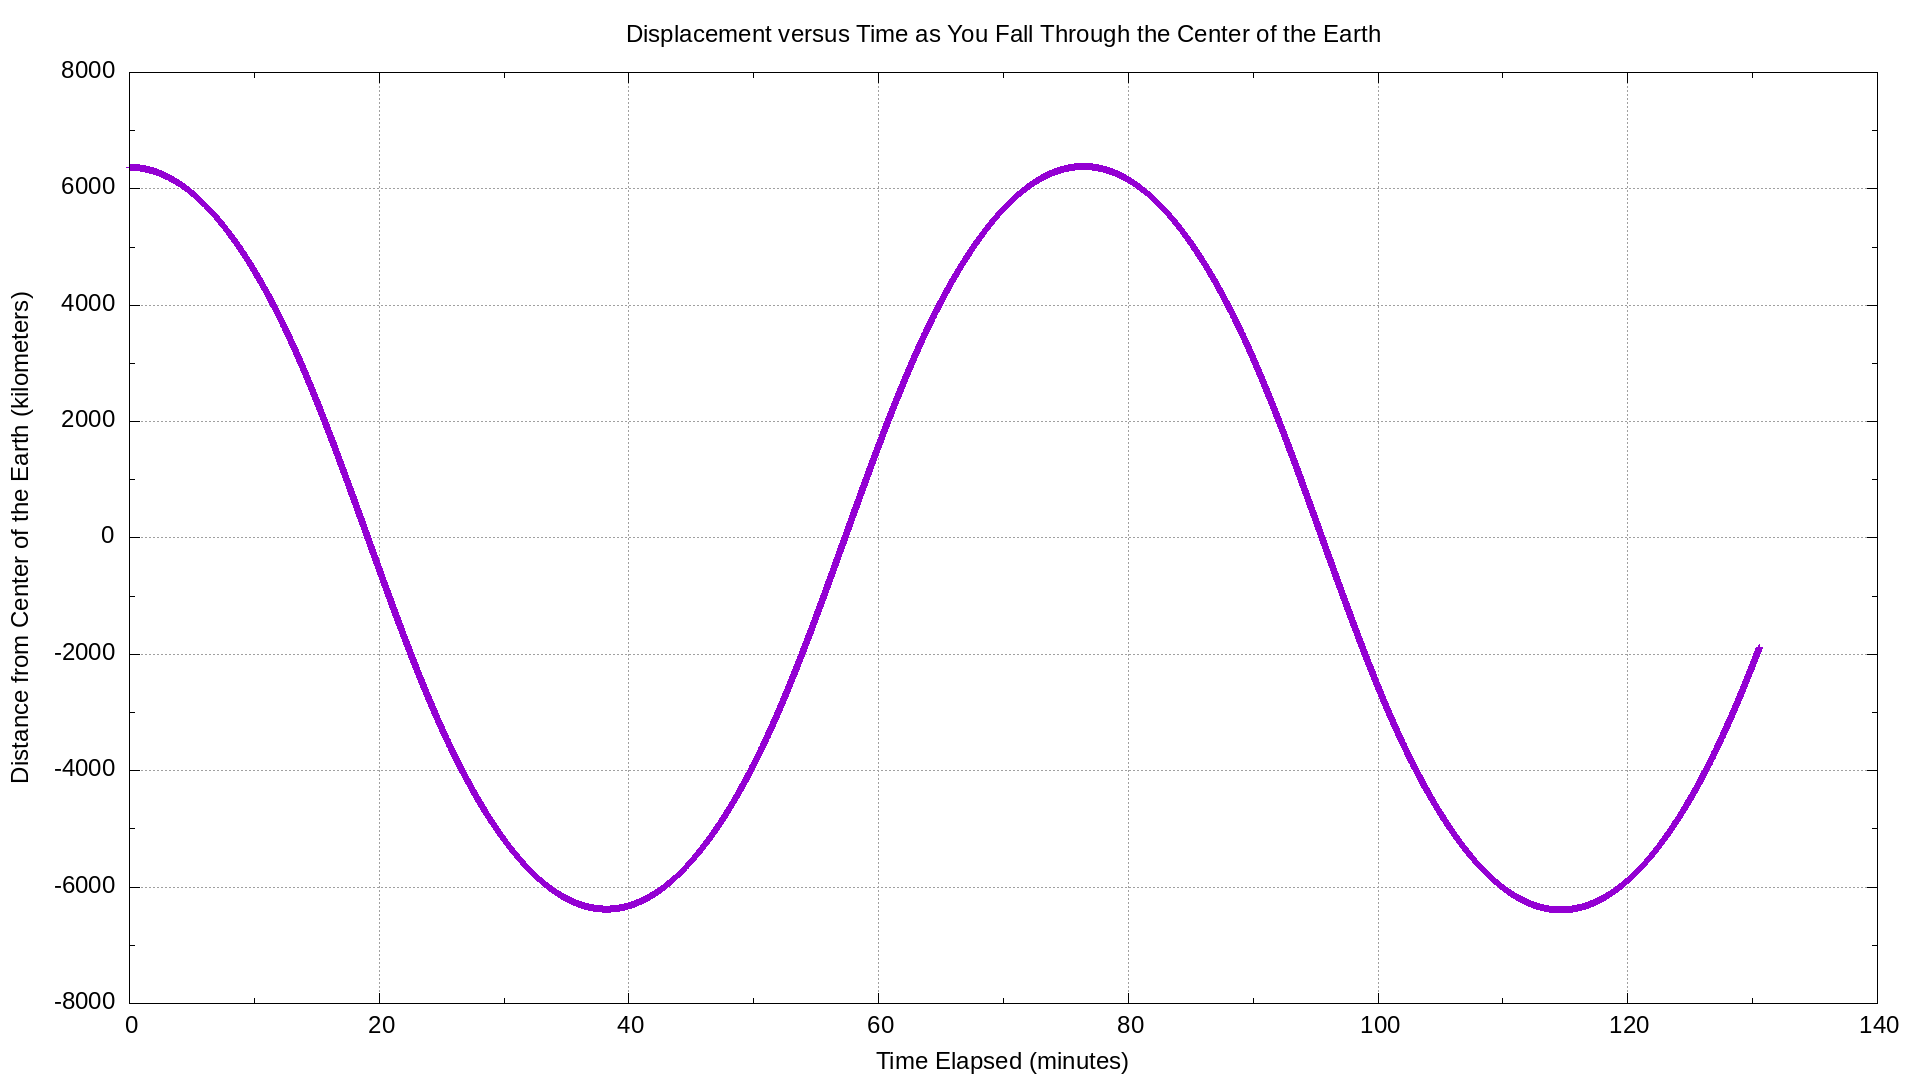

Recreate this plot in gnuplot.
set title 'Displacement versus Time as You Fall Through the Center of the Earth'
set ylabel 'Distance from Center of the Earth (kilometers)'
set xlabel 'Time Elapsed (minutes)'

set mxtics
set mytics
set grid

plot 'out' using ($1/60):($2/1000) notitle
